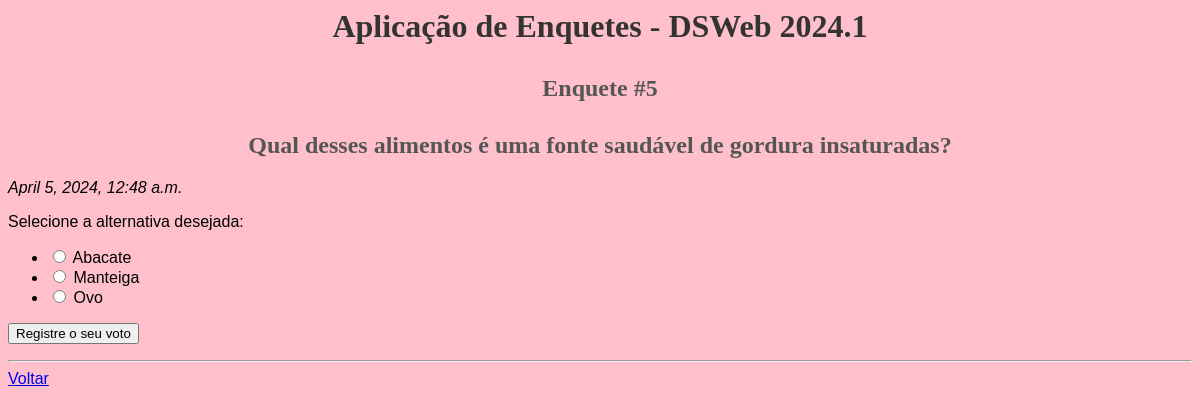
Screenshot of /enquetes/5/ with the database file from the repository.
### enquetes/models.py (models this page shows, shortened)
class Pergunta(models.Model):
    texto = models.CharField(max_length=150)
    data_pub = models.DateTimeField('Data de publicação')

class Alternativa(models.Model):
    texto = models.CharField(max_length=100)
    quant_votos = models.IntegerField(
        'Quantidade de votos', default=0
    )
    pergunta = models.ForeignKey(Pergunta, on_delete=models.CASCADE)

### enquetes/views.py (the view, shortened to what this page needs)
class DetalhesView(View):
    template = 'enquetes/pergunta_detail.html'
    def resposta(self, request, pergunta, error):
        contexto = {'pergunta': pergunta, 'error':error}
        return render(request, self.template, contexto)
    def get(self, request, *args, **kwargs):
        pergunta_id = kwargs['pk']
        pergunta = get_object_or_404(Pergunta, pk = pergunta_id)
        return self.resposta(request, pergunta, None)

### enquetes/templates/enquetes/pergunta_detail.html (shortened to what this page needs)
{% load static %}
<html>
    <head>
        <link rel="stylesheet" type="text/css" href="{% static 'style.css' %}">
    </head>
    <body>
        <h1>Aplicação de Enquetes - DSWeb 2024.1</h1>
        <h2>Enquete #{{ pergunta.id }}</h2>
        <h2>{{ pergunta.texto }}</h2>
        <p><i>{{ pergunta.data_pub }}</i></p>
        <p>Selecione a alternativa desejada:</p>
        <form action="{% url 'enquetes:detalhes' pergunta.id %}"
              method="post">
          <ul>
          {% for alt in pergunta.alternativa_set.all %}
            <li>
              <input type="radio" name="escolha" value="{{ alt.id }}"
                     id="alt{{ forloop.counter }}"/>
              <label for="alt{{ forloop.counter }}">
                {{ alt.texto }}
              </label>
            </li>
          {% endfor %}
          </ul>
          <input type="submit" value="Registre o seu voto"/>
        </form>
        <hr>
        <a href="{% url 'enquetes:index' %}">Voltar</a>
    </body>
</html>

### static/style.css (style rules this page uses)
body { background-color: #FFC0CB; font-family: Arial, sans-serif; }
h1 { text-align: center; color: #333; font-family: Georgia, 'Times New Roman', Times, serif; }
h2 { text-align: center; color: #555; font-family: 'Comic Sans MS', Cursive; margin-top: 30px; }

### rows the page displays
Pergunta: id "5", texto "Qual desses alimentos é uma fonte saudável de gordura insaturadas?", data_pub "April 5, 2024, 12:48 a.m."
Alternativa: texto "Abacate"
Alternativa: texto "Manteiga"
Alternativa: texto "Ovo"
